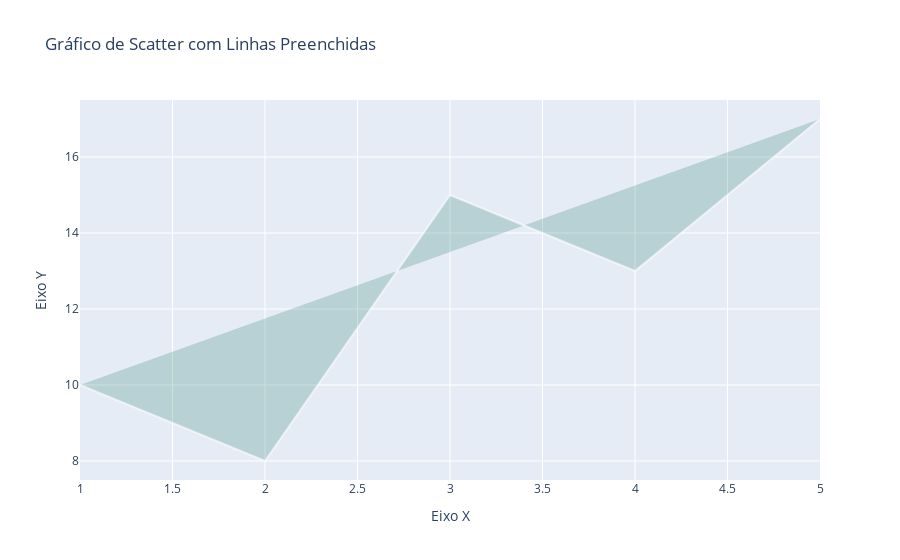

The notebook cell this image was saved under:
### Code cell
import plotly.graph_objects as go

# Dados para o scatter plot
x_values = [1, 2, 3, 4, 5]
y_values = [10, 8, 15, 13, 17]

# Criando o gráfico de scatter com linhas preenchidas
fig = go.Figure()

fig.add_trace(go.Scatter(
    x=x_values,
    y=y_values,
    mode="lines",  # Configurando o modo para linhas
    fill="toself",  # Preenchendo a área sob as linhas
    fillcolor="rgba(0,100,80,0.2)",  # Cor de preenchimento (pode ser ajustada)
    line=dict(color="rgba(255,255,255,0.6)"),  # Configurando a cor das linhas
))

# Atualizando o layout
fig.update_layout(
    title_text="Gráfico de Scatter com Linhas Preenchidas",
    xaxis=dict(title="Eixo X"),
    yaxis=dict(title="Eixo Y")
)

# Exibindo o gráfico
fig.show()

### Figure 1 — Plotly figure (JSON) as saved in the notebook; plotly's stock layout.template omitted (floating-point values rounded to 4 significant figures)
{"data": [{"fill": "toself", "fillcolor": "rgba(0,100,80,0.2)", "line": {"color": "rgba(255,255,255,0.6)"}, "mode": "lines", "type": "scatter", "x": [1, 2, 3, 4, 5], "y": [10, 8, 15, 13, 17]}], "layout": {"title": {"text": "Gráfico de Scatter com Linhas Preenchidas"}, "xaxis": {"title": {"text": "Eixo X"}}, "yaxis": {"title": {"text": "Eixo Y"}}}}
